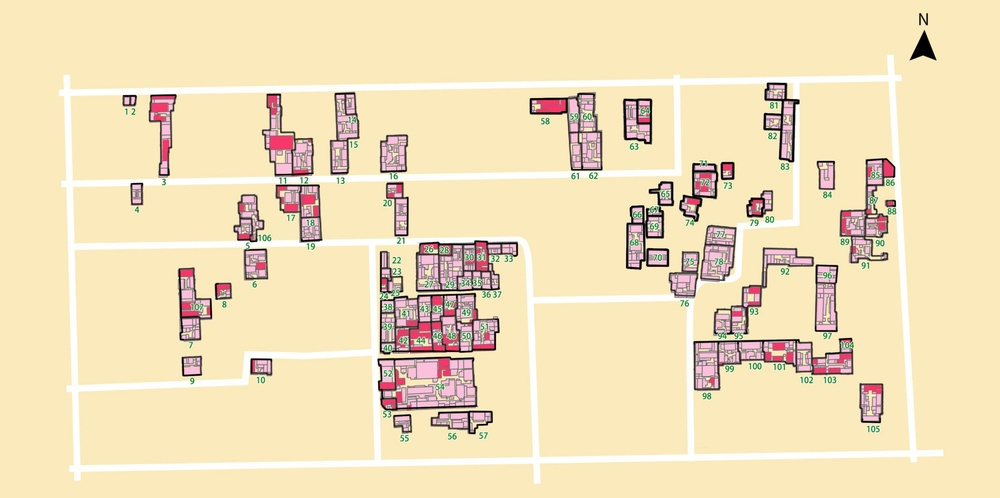
%> input picture learn/第二节 AI实战/2025年妈杯B/妈杯B题代码/妈杯B题matlab代码/path_to_image.jpg, 1000 x 498 px, shrunk from 4057 x 2020 before the run
$ octave '爬取数据.m'   (GNU Octave 9; MATLAB toolbox functions it lacks are replaced by stand-ins)
%> lines starting %> are read from the running program, lines starting %| are printed output that depends on the picture; in (x1, y1, x2, y2) boxes, pixels count from 0 and x2, y2 are one past the last pixel; in counts of white or black regions, pixels touching at a corner belong together; the program's own positions count from 1
% 读取图像
img = imread('path_to_image.jpg'); % 替换为图像文件的路径
%> img is the input picture: size 498x1000x3 uint8; mean R, G, B 240, 222.8, 185.8

% 将图像转换为灰度图像
grayImg = rgb2gray(img);
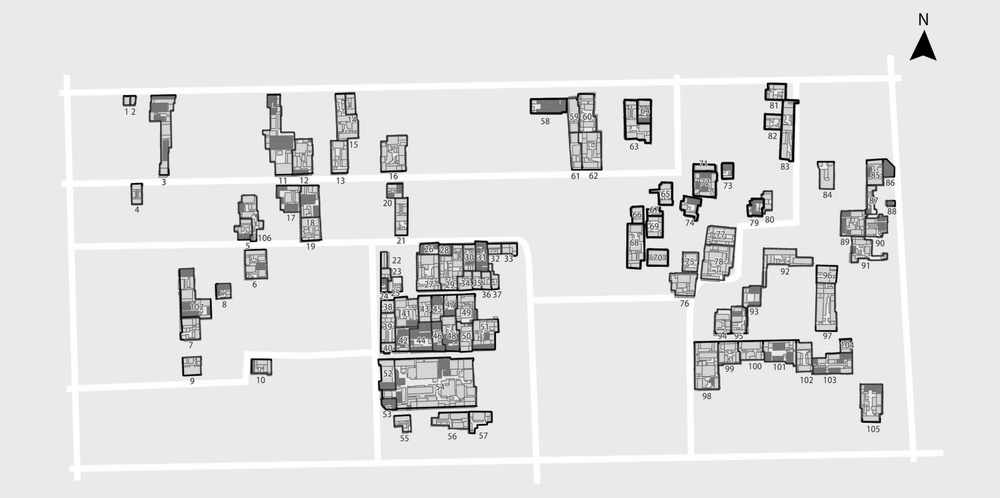
%> grayImg: size 498x1000 uint8; min 0, max 255, mean 223.8

% 进行二值化处理
bwImg = imbinarize(grayImg);
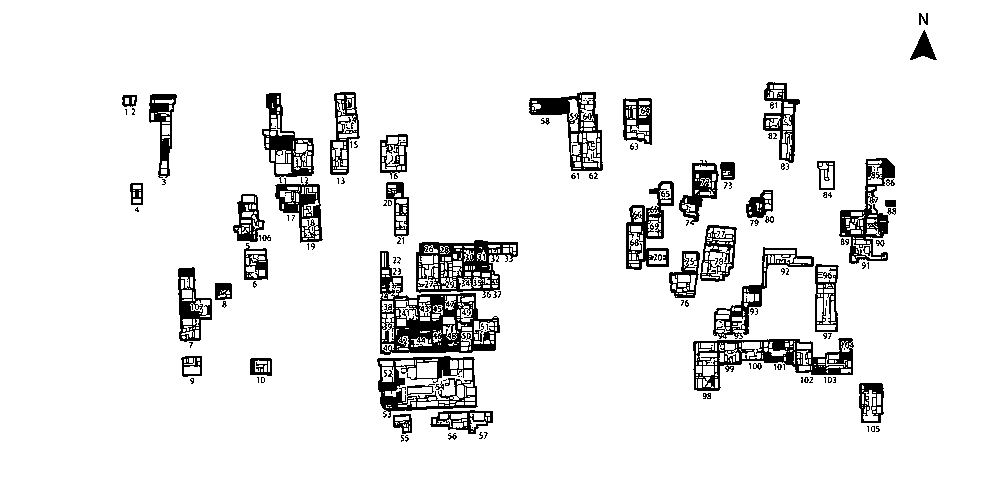
%> bwImg: size 498x1000 logical; 92.4% white; 168 black regions (119 under 20 px), largest, box (x1, y1, x2, y2) and area: (380, 251, 500, 355) 4458, (693, 338, 854, 391) 2923, (416, 240, 518, 298) 2694

% 使用OCR提取数字
%> (the run ends here)
